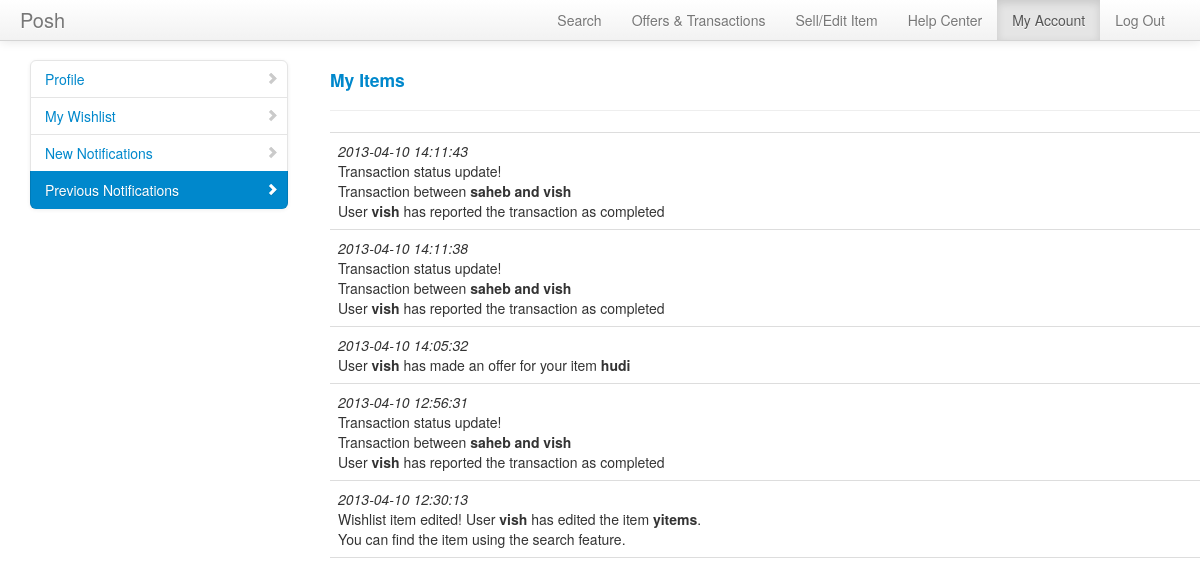
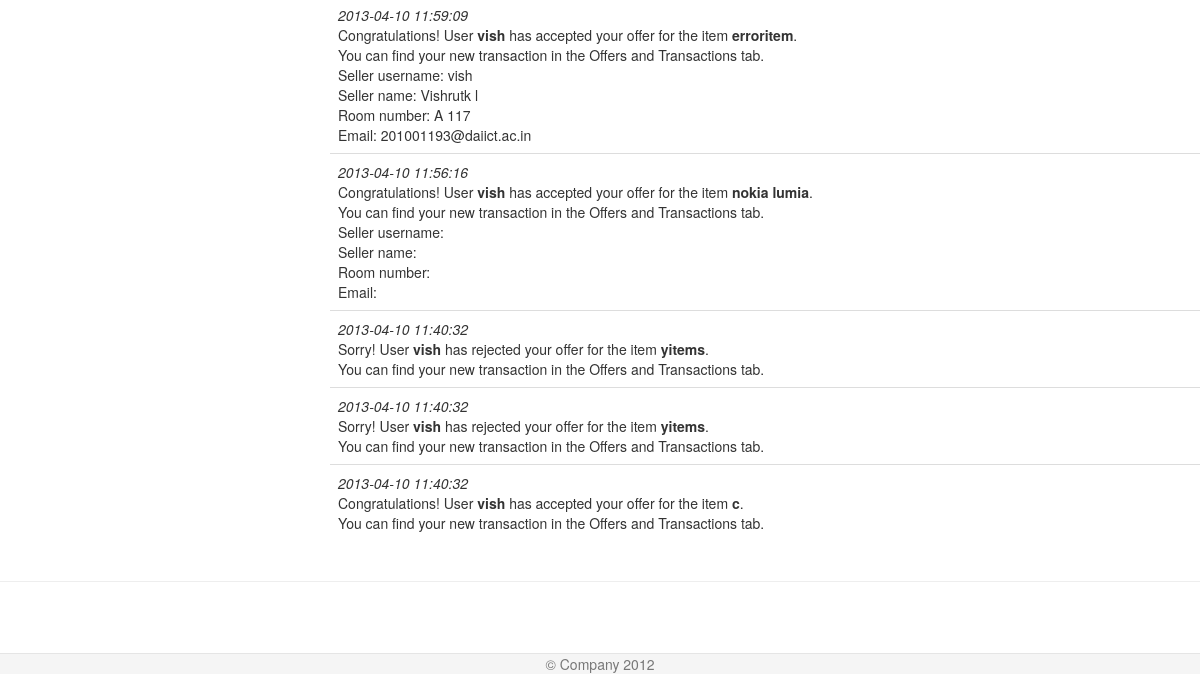
Page /previousnotifications.php (signed in) on the earlier database version (2 pictures, top to bottom).
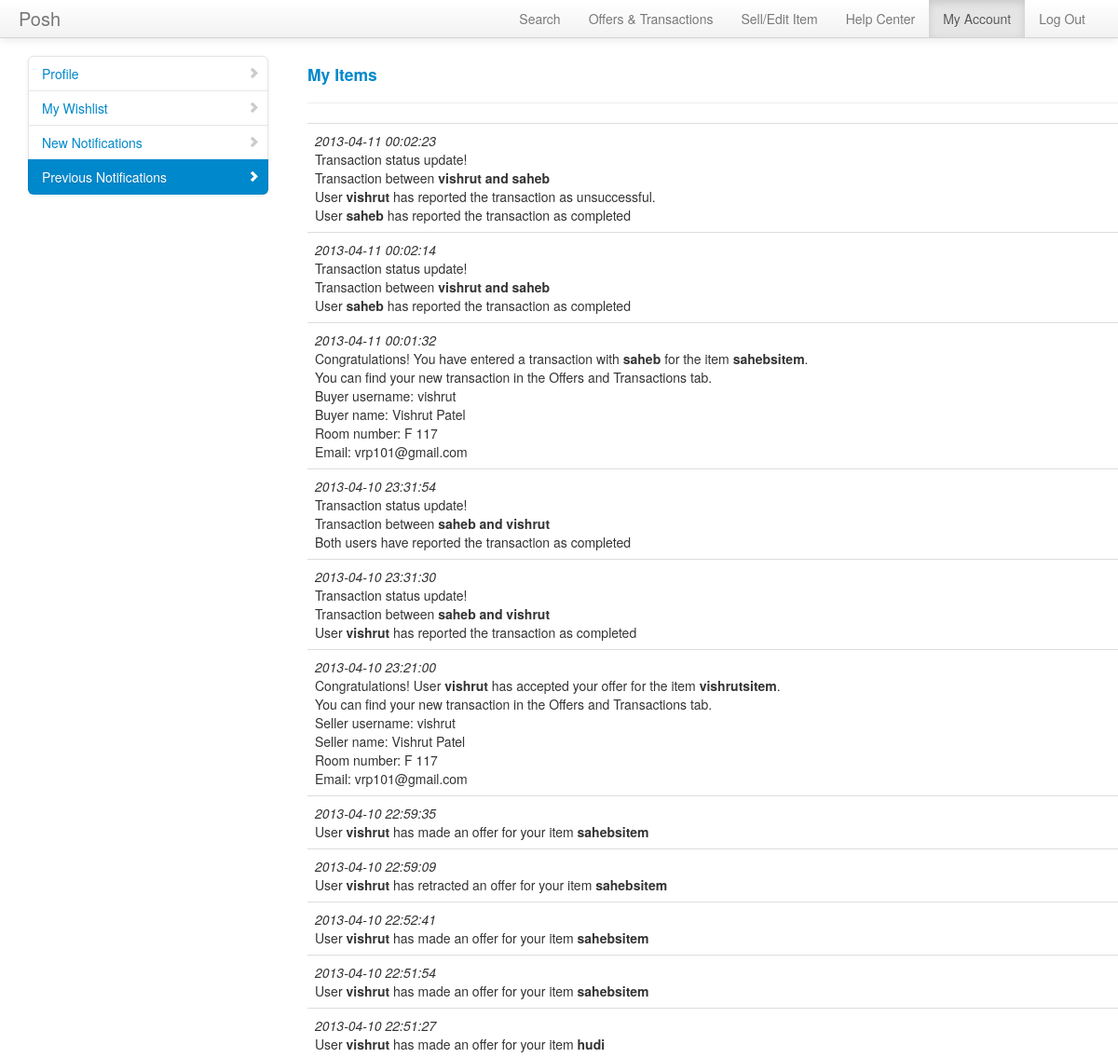
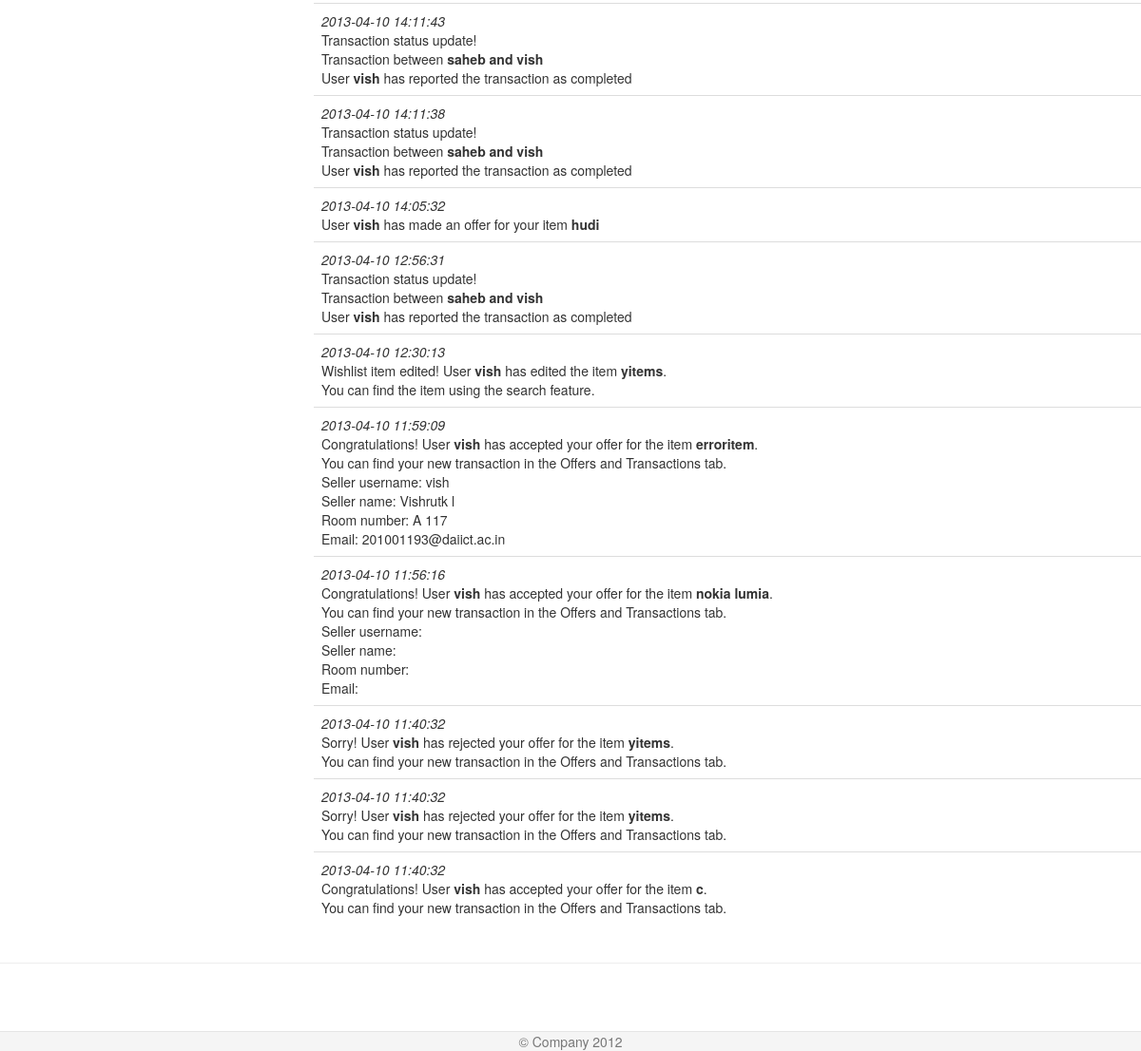
Same page on the later database version (2 pictures, top to bottom).
### tables this page shows
CREATE TABLE IF NOT EXISTS `notifications` (
  `notificationid` int(10) NOT NULL AUTO_INCREMENT,
  `notificationdetails` varchar(500) NOT NULL,
  `username` varchar(20) NOT NULL,
  `viewed` int(5) NOT NULL DEFAULT '0',
  `time` timestamp NOT NULL DEFAULT CURRENT_TIMESTAMP,
  PRIMARY KEY (`notificationid`),
  KEY `username` (`username`)
);

### meekrodb.2.1.class.php (called while the page is built, shortened)
<?php
class DB {
  protected static $mdb = null;
  public static function getMDB() {
    $mdb = DB::$mdb;
    if ($mdb === null) {
      $mdb = DB::$mdb = new MeekroDB();
    }
    return $mdb;
  }
  public static function query() { $args = func_get_args(); return call_user_func_array(array(DB::getMDB(), 'query'), $args); }
}
class MeekroDB {
  public $dbName = '';
  public $user = '';
  public $password = '';
  public $host = 'localhost';
  public $port = null;
  public $encoding = 'latin1';
  public $queryMode = 'queryAllRows';
  public $param_char = '%';
  public $named_param_seperator = '_';
  public $internal_mysql = null;
  public function __construct($host=null, $user=null, $password=null, $dbName=null, $port=null, $encoding=null) {
    if ($host === null) $host = DB::$host;
    if ($user === null) $user = DB::$user;
    if ($password === null) $password = DB::$password;
    if ($dbName === null) $dbName = DB::$dbName;
    if ($port === null) $port = DB::$port;
    if ($encoding === null) $encoding = DB::$encoding;
    $this->host = $host;
    $this->user = $user;
    $this->password = $password;
    $this->dbName = $dbName;
    $this->port = $port;
    $this->encoding = $encoding;
  }
  public function get() {
    $mysql = $this->internal_mysql;
    if ($mysql == null) {
      if (! $this->port) $this->port = ini_get('mysqli.default_port');
      $mysql = new mysqli($this->host, $this->user, $this->password, $this->dbName, $this->port);
      $mysql->set_charset($this->encoding);
      $this->internal_mysql = $mysql;
    }
    return $mysql;
  }
  public function escape($str) {
    $db = $this->get();
    return $db->real_escape_string($str);
  }
  protected function prependCall($function, $args, $prepend) {
    array_unshift($args, $prepend);
    return call_user_func_array($function, $args);
  }
  protected function wrapStr($strOrArray, $wrapChar, $escape = false) {
    if (! is_array($strOrArray)) {
      if ($escape) return $wrapChar . $this->escape($strOrArray) . $wrapChar;
      else return $wrapChar . $strOrArray . $wrapChar;
    } else {
      $R = array();
      foreach ($strOrArray as $element) {
        $R[] = $this->wrapStr($element, $wrapChar, $escape);
      }
      return $R;
    }
  }
  public function parseQueryParamsNew() {
    $args = func_get_args();
    $sql = array_shift($args);
    $args_all = $args;
    $posList = array();
    $pos_adj = 0;
    $param_char_length = strlen($this->param_char);
    $named_seperator_length = strlen($this->named_param_seperator);
    $types = array(
      $this->param_char . 'll',
      $this->param_char . 'ls',
      $this->param_char . 'l',
      $this->param_char . 'li',
      $this->param_char . 'ld',
      $this->param_char . 'lb',
      $this->param_char . 's',
      $this->param_char . 'i',
      $this->param_char . 'd',
      $this->param_char . 'b',
      $this->param_char . 'ss'
    );
    foreach ($types as $type) {
      $lastPos = 0;
      while (($pos = strpos($sql, $type, $lastPos)) !== false) {
        $lastPos = $pos + 1;
        $posList[$pos] = $type;
      }
    }
    ksort($posList);
    foreach ($posList as $pos => $type) {
      $type = substr($type, $param_char_length);
      $length_type = strlen($type) + $param_char_length;
      $new_pos = $pos + $pos_adj;
      $new_pos_back = $new_pos + $length_type;
      if ($arg_number_length = strspn($sql, '0123456789', $new_pos_back)) {
        $arg_number = substr($sql, $new_pos_back, $arg_number_length);
        if (! isset($args_all[$arg_number])) $this->nonSQLError("Non existent argument reference (arg $arg_number): $sql");
        $arg = $args_all[$arg_number];
      } else {
        $arg = array_shift($args);
      }
      if (in_array($type, array('s', 'i', 'd', 'b', 'l'))) {
        $array_type = false;
        $arg = array($arg);
        $type = 'l' . $type;
      } else if ($type == 'ss') {
        $result = "'%" . $this->escape(str_replace(array('%', '_'), array('\%', '\_'), $arg)) . "%'";
      } else {
        $array_type = true;
        if (! is_array($arg)) $this->nonSQLError("Badly formatted SQL query: $sql -- expecting array, but didn't get one!");
      }
      if ($type == 'ls') $result = $this->wrapStr($arg, "'", true);
      else if ($type == 'li') $result = array_map('intval', $arg);
      else if ($type == 'ld') $result = array_map('floatval', $arg);
      else if ($type == 'lb') $result = array_map(array($this, 'formatTableName'), $arg);
      else if ($type == 'll') $result = $arg;
      else if (! $result) $this->nonSQLError("Badly formatted SQL query: $sql");
      if (is_array($result)) {
        if (! $array_type) $result = $result[0];
        else $result = '(' . implode(',', $result) . ')';
      }
      $sql = substr_replace($sql, $result, $new_pos, $length_type + $arg_number_length);
      $pos_adj += strlen($result) - ($length_type + $arg_number_length);
    }
    return $sql;
  }
  public function parseQueryParams() {
    $args = func_get_args();
    if (is_string($args[1]) && preg_match('/^[is]+$/', $args[1]) && substr_count($args[0], '?') > 0)
      return call_user_func_array(array($this, 'parseQueryParamsOld'), $args);
    else
      return call_user_func_array(array($this, 'parseQueryParamsNew'), $args);
  }
  public function query() {
    $args = func_get_args();
    if ($this->queryMode == 'buffered' || $this->queryMode == 'unbuffered') {
      return $this->prependCall(array($this, 'queryHelper'), $args, $this->queryMode);
    } else {
      return call_user_func_array(array($this, 'queryAllRows'), $args);
    }
  }
  public function queryUnbuf() { $args = func_get_args(); return $this->prependCall(array($this, 'queryHelper'), $args, 'unbuffered'); }
  protected function queryHelper() {
    $args = func_get_args();
    $type = array_shift($args);
    $is_buffered = ($type == 'buffered');
    $is_null = ($type == 'null');
    $sql = call_user_func_array(array($this, 'parseQueryParams'), $args);
    $db = $this->get();
    $result = $db->query($sql, $is_buffered ? MYSQLI_STORE_RESULT : MYSQLI_USE_RESULT);
    if ($is_null) {
      return null;
    }
    return $result;
  }
  public function queryAllRows() {
    $args = func_get_args();
    $query = call_user_func_array(array($this, 'queryUnbuf'), $args);
    $result = $this->fetchAllRows($query);
    return $result;
  }
  protected function checkError() {
    return false;
  }
  public function fetchRow($result = null) {
    return $result->fetch_assoc();
  }
  public function fetchAllRows($result = null) {
    $A = array();
    while ($row = $this->fetchRow($result)) {
      $A[] = $row;
    }
    return $A;
  }
}
?>

### previousnotifications.php (the view, shortened to what the changed rows need)
<!DOCTYPE html>
<html lang="en">
  <head>
    <link href="bootstrap/css/bootstrap.css" rel="stylesheet">
	<link href="bootstrap/css/docs.css" rel="stylesheet">
    <link href="bootstrap/css/bootstrap-responsive.css" rel="stylesheet">
	</head>
	<body>
		<div class="container" style="width: auto; padding: 20px 0px 0px 0px;">
			<?php
			$notifications = DB::query("SELECT * FROM notifications WHERE username=%s ORDER by time DESC", $_SESSION['username']);
			echo '<div class="span9">';
			echo '<div class="row-fluid">';
			echo '<table class="table table-hover">';
			echo '<tbody>';
			foreach($notifications as $notification){
				echo '<tr>';
				echo '<td><i>'.$notification['time'].'</i><br>';
				echo $notification['notificationdetails'];
				echo '</td>';
				echo '</tr>';
			}
			echo '</tbody>';
			echo '</table>';
			echo '</div>';
			echo '</div>';
			?>
		</div>
  </body>
</html>

Differences in the rows shown:
added notifications: time "2013-04-11 00:02:23", notificationdetails "Transaction status update! Transaction between vishrut and saheb User vishrut has reported the transaction as unsuccessful. User saheb has reported the transaction as completed"
added notifications: time "2013-04-11 00:02:14", notificationdetails "Transaction status update! Transaction between vishrut and saheb User saheb has reported the transaction as completed"
added notifications: time "2013-04-11 00:01:32", notificationdetails "Congratulations! You have entered a transaction with saheb for the item sahebsitem . You can find your new transaction in the Offers and Transactions tab. Buyer username: vishrut Buyer name: Vishrut Patel Room number: F 117 Email: vrp101@gmail.com"
added notifications: time "2013-04-10 23:31:54", notificationdetails "Transaction status update! Transaction between saheb and vishrut Both users have reported the transaction as completed"
added notifications: time "2013-04-10 23:31:30", notificationdetails "Transaction status update! Transaction between saheb and vishrut User vishrut has reported the transaction as completed"
added notifications: time "2013-04-10 23:21:00", notificationdetails "Congratulations! User vishrut has accepted your offer for the item vishrutsitem . You can find your new transaction in the Offers and Transactions tab. Seller username: vishrut Seller name: Vishrut Patel Room number: F 117 Email: vrp101@gmail.com"
added notifications: time "2013-04-10 22:59:35", notificationdetails "User vishrut has made an offer for your item sahebsitem"
added notifications: time "2013-04-10 22:59:09", notificationdetails "User vishrut has retracted an offer for your item sahebsitem"
added notifications: time "2013-04-10 22:52:41", notificationdetails "User vishrut has made an offer for your item sahebsitem"
added notifications: time "2013-04-10 22:51:54", notificationdetails "User vishrut has made an offer for your item sahebsitem"
added notifications: time "2013-04-10 22:51:27", notificationdetails "User vishrut has made an offer for your item hudi"
